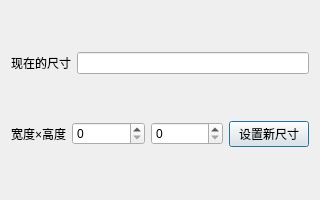
<?xml version="1.0" encoding="UTF-8"?>
<ui version="4.0">
 <class>ResizeImageDialog</class>
 <widget class="QDialog" name="ResizeImageDialog">
  <property name="geometry">
   <rect>
    <x>0</x>
    <y>0</y>
    <width>320</width>
    <height>200</height>
   </rect>
  </property>
  <property name="windowTitle">
   <string>Dialog</string>
  </property>
  <layout class="QVBoxLayout" name="verticalLayout">
   <item>
    <layout class="QHBoxLayout" name="horizontalLayout">
     <item>
      <widget class="QLabel" name="label1">
       <property name="text">
        <string>现在的尺寸</string>
       </property>
      </widget>
     </item>
     <item>
      <widget class="QLineEdit" name="lineEditOldSize"/>
     </item>
    </layout>
   </item>
   <item>
    <layout class="QHBoxLayout" name="horizontalLayout_2">
     <item>
      <widget class="QLabel" name="label2">
       <property name="text">
        <string>宽度×高度</string>
       </property>
      </widget>
     </item>
     <item>
      <widget class="QSpinBox" name="spinBoxWidthNew">
       <property name="sizePolicy">
        <sizepolicy hsizetype="Expanding" vsizetype="Fixed">
         <horstretch>0</horstretch>
         <verstretch>0</verstretch>
        </sizepolicy>
       </property>
      </widget>
     </item>
     <item>
      <widget class="QSpinBox" name="spinBoxHeightNew">
       <property name="sizePolicy">
        <sizepolicy hsizetype="Expanding" vsizetype="Fixed">
         <horstretch>0</horstretch>
         <verstretch>0</verstretch>
        </sizepolicy>
       </property>
      </widget>
     </item>
     <item>
      <widget class="QPushButton" name="pushButtonSetNewSize">
       <property name="text">
        <string>设置新尺寸</string>
       </property>
      </widget>
     </item>
    </layout>
   </item>
  </layout>
 </widget>
 <resources/>
 <connections/>
</ui>
